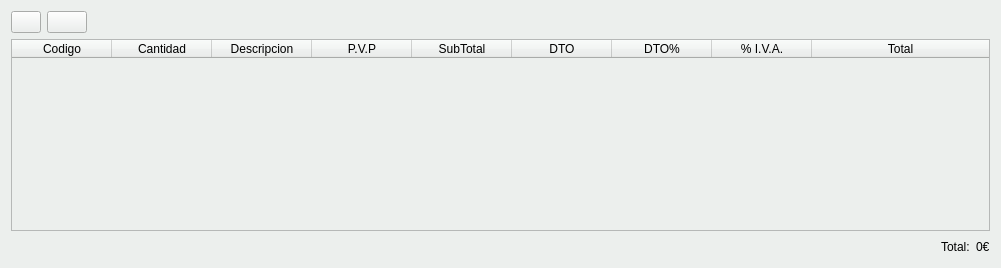
     <widget class="QWidget" name="tab_5">
      <property name="styleSheet">
       <string notr="true">background-color: #ecefed;</string>
      </property>
      <attribute name="title">
       <string>Líneas de Factura</string>
      </attribute>
      <layout class="QGridLayout" name="gridLayout_10">
       <item row="0" column="0">
        <widget class="QSplitter" name="splitter">
         <property name="orientation">
          <enum>Qt::Horizontal</enum>
         </property>
         <widget class="QWidget" name="layoutWidget">
          <layout class="QGridLayout" name="gridLayout_9">
           <item row="0" column="1">
            <widget class="QPushButton" name="btn_borrarLinea">
             <property name="text">
              <string/>
             </property>
             <property name="icon">
              <iconset resource="../maya.qrc">
               <normaloff>:/Icons/PNG/Delete.png</normaloff>:/Icons/PNG/Delete.png</iconset>
             </property>
            </widget>
           </item>
           <item row="0" column="0">
            <widget class="QPushButton" name="btnAnadirLinea">
             <property name="maximumSize">
              <size>
               <width>30</width>
               <height>16777215</height>
              </size>
             </property>
             <property name="toolTip">
              <string>Añadir línea con los datos cargados</string>
             </property>
             <property name="text">
              <string/>
             </property>
             <property name="icon">
              <iconset resource="../maya.qrc">
               <normaloff>:/Icons/PNG/add.png</normaloff>:/Icons/PNG/add.png</iconset>
             </property>
            </widget>
           </item>
           <item row="0" column="2">
            <spacer name="horizontalSpacer_2">
             <property name="orientation">
              <enum>Qt::Horizontal</enum>
             </property>
             <property name="sizeHint" stdset="0">
              <size>
               <width>897</width>
               <height>20</height>
              </size>
             </property>
            </spacer>
           </item>
           <item row="1" column="0" colspan="3">
            <widget class="QTableWidget" name="Lineas">
             <property name="horizontalScrollBarPolicy">
              <enum>Qt::ScrollBarAsNeeded</enum>
             </property>
             <property name="alternatingRowColors">
              <bool>false</bool>
             </property>
             <property name="selectionMode">
              <enum>QAbstractItemView::SingleSelection</enum>
             </property>
             <property name="selectionBehavior">
              <enum>QAbstractItemView::SelectItems</enum>
             </property>
             <property name="gridStyle">
              <enum>Qt::DotLine</enum>
             </property>
             <property name="cornerButtonEnabled">
              <bool>true</bool>
             </property>
             <attribute name="horizontalHeaderCascadingSectionResizes">
              <bool>false</bool>
             </attribute>
             <attribute name="horizontalHeaderMinimumSectionSize">
              <number>100</number>
             </attribute>
             <attribute name="horizontalHeaderShowSortIndicator" stdset="0">
              <bool>false</bool>
             </attribute>
             <attribute name="horizontalHeaderStretchLastSection">
              <bool>true</bool>
             </attribute>
             <attribute name="verticalHeaderCascadingSectionResizes">
              <bool>false</bool>
             </attribute>
             <attribute name="verticalHeaderStretchLastSection">
              <bool>false</bool>
             </attribute>
             <column>
              <property name="text">
               <string>Codigo</string>
              </property>
             </column>
             <column>
              <property name="text">
               <string>Cantidad</string>
              </property>
             </column>
             <column>
              <property name="text">
               <string>Descripcion</string>
              </property>
             </column>
             <column>
              <property name="text">
               <string>P.V.P</string>
              </property>
             </column>
             <column>
              <property name="text">
               <string>SubTotal</string>
              </property>
             </column>
             <column>
              <property name="text">
               <string>DTO</string>
              </property>
             </column>
             <column>
              <property name="text">
               <string>DTO%</string>
              </property>
             </column>
             <column>
              <property name="text">
               <string>% I.V.A.</string>
              </property>
             </column>
             <column>
              <property name="text">
               <string>Total</string>
              </property>
             </column>
            </widget>
           </item>
           <item row="2" column="0" colspan="3">
            <layout class="QHBoxLayout" name="horizontalLayout_2">
             <item>
              <spacer name="horizontalSpacer_4">
               <property name="orientation">
                <enum>Qt::Horizontal</enum>
               </property>
               <property name="sizeHint" stdset="0">
                <size>
                 <width>40</width>
                 <height>20</height>
                </size>
               </property>
              </spacer>
             </item>
             <item>
              <widget class="QLabel" name="label_17">
               <property name="text">
                <string>Total:</string>
               </property>
              </widget>
             </item>
             <item>
              <widget class="QLabel" name="lbl_total">
               <property name="text">
                <string>0€</string>
               </property>
              </widget>
             </item>
            </layout>
           </item>
          </layout>
         </widget>
        </widget>
       </item>
      </layout>
     </widget>
